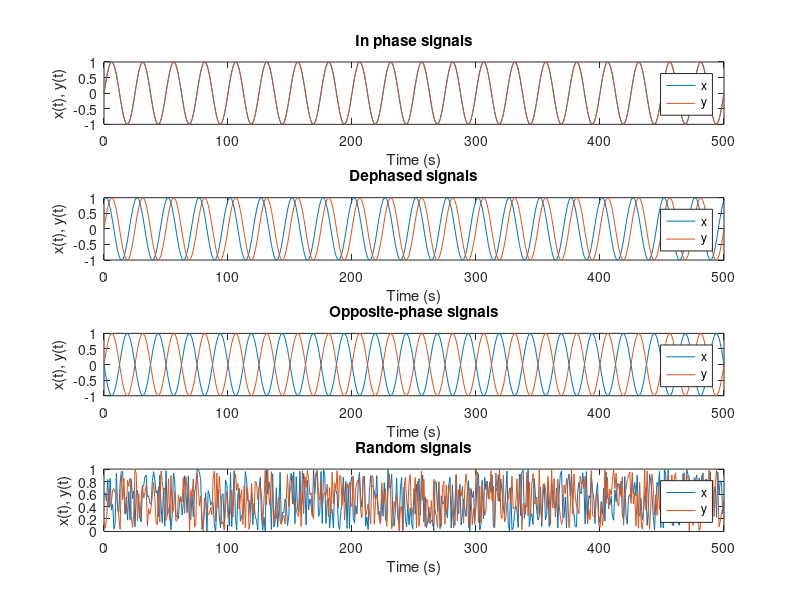

Write MATLAB code to recreate this figure. (Note: this script raises an error after producing the figure.)
clearvars; clc; close all;

%%%%%%%%%%%%%%%%%%%%%%%%%% SAMPLE SIGNALS %%%%%%%%%%%%%%%%%%%%%%%%%%
% Creation of sample signals
n = 250;
f=1/n;
t=0:f:2;

% In phase
x1=sin(2*pi*10*t);
y1=sin(2*pi*10*t);
% Out of phase
x3=sin(2*pi*10*t+20);
y3=sin(2*pi*10*t);
% Opposite phase
x2=sin(-2*pi*10*t);
y2=sin(2*pi*10*t);
% Random
x4=rand(1,501);
y4=rand(1,501);

figure;
times = (0:500);
subplot(411)
plot(times,x1);
hold();
plot(times,y1);
xlabel('Time (s)');
ylabel('x(t), y(t)');
legend('x', 'y')
title('In phase signals');
subplot(412)
plot(times,x3);
hold();
plot(times,y3);
xlabel('Time (s)');
ylabel('x(t), y(t)');
legend('x', 'y')
title('Dephased signals');
subplot(413)
plot(times,x2);
hold();
plot(times,y2);
xlabel('Time (s)');
ylabel('x(t), y(t)');
legend('x', 'y')
title('Opposite-phase signals');
subplot(414)
plot(times,x4);
hold();
plot(times,y4);
xlabel('Time (s)');
ylabel('x(t), y(t)');
legend('x', 'y')
title('Random signals');
set(gcf, 'units','normalized','outerposition',[0 0 1 1])

% Creation of a window containing the sample signals
wind = window(n, 0);
dat = horzcat(x1.',y1.',x2.',y2.',x3.',y3.',x4.',y4.');

%%%%%%%%%%%%%%%%%%%%%%%% CROSS-CORRELATION %%%%%%%%%%%%%%%%%%%%%%%%%
% Computation of the cross-correlation
cross = crossCorrelation();
cross_corr_dat1 = cross.association(wind,dat(:,1),dat(:,2));
cross_corr_dat3 = cross.association(wind,dat(:,5),dat(:,6));
cross_corr_dat2 = cross.association(wind,dat(:,3),dat(:,4));
cross_corr_dat4 = cross.association(wind,dat(:,7),dat(:,8));

lag = -cross.Max_lag:cross.Max_lag;
figure;
subplot(411)
plot(lag, cross_corr_dat1.Value)
ylabel('Cross-correlation'); xlabel('Lag (s)')
title('Cross-correlation of in-phase signals')
subplot(412)
plot(lag, cross_corr_dat3.Value)
ylabel('Cross-correlation'); xlabel('Lag (s)')
title('Cross-correlation of dephased signals')
subplot(413)
plot(lag, cross_corr_dat2.Value)
ylabel('Cross-correlation'); xlabel('Lag (s)')
title('Cross-correlation of opposite-phase signals')
subplot(414)
plot(lag, cross_corr_dat4.Value)
ylabel('Cross-correlation'); xlabel('Lag (s)')
title('Cross-correlation of random signals')
set(gcf, 'units','normalized','outerposition',[0 0 1 1])

% Computation of the Fisher Transform of the cross-correlation
cross_corr_dat1 = cross.FTmeasure(wind,dat(:,1),dat(:,2));
cross_corr_dat3 = cross.FTmeasure(wind,dat(:,5),dat(:,6));
cross_corr_dat2 = cross.FTmeasure(wind,dat(:,3),dat(:,4));
cross_corr_dat4 = cross.FTmeasure(wind,dat(:,7),dat(:,8));

lag = -cross.Max_lag:cross.Max_lag;
figure;
subplot(411)
plot(lag, cross_corr_dat1)
ylabel('Fisher Transform'); xlabel('Lag (s)')
title('Fisher Transform of the cross-correlation for in-phase signals')
subplot(412)
plot(lag, cross_corr_dat3)
ylabel('Fisher Transform'); xlabel('Lag (s)')
title('Fisher Transform of the cross-correlation for dephased signals')
subplot(413)
plot(lag, cross_corr_dat2)
ylabel('Fisher Transform'); xlabel('Lag (s)')
title('Fisher Transform of the cross-correlation for opposite-phase signals')
subplot(414)
plot(lag, cross_corr_dat4)
ylabel('Fisher Transform'); xlabel('Lag (s)')
title('Fisher Transform of the cross-correlation for random signals')
set(gcf, 'units','normalized','outerposition',[0 0 1 1])

%%%%%%%%%%%%%%%%%%% CORRECTED CROSS-CORRELATION %%%%%%%%%%%%%%%%%%%%

% Computation of the corrected cross-correlation
corr = correctedCrossCorrelation();
corr_cross_corr_dat1 = corr.association(wind,dat(:,1),dat(:,2));
corr_cross_corr_dat2 = corr.association(wind,dat(:,3),dat(:,4));
corr_cross_corr_dat3 = corr.association(wind,dat(:,5),dat(:,6));
corr_cross_corr_dat4 = corr.association(wind,dat(:,7),dat(:,8));

lag = 1:cross.Max_lag;
figure;
subplot(411)
plot(lag, corr_cross_corr_dat1.Value)
ylabel('Corected cross-correlation'); xlabel('Lag (s)')
title('Corrected cross-correlation of in-phase signals')
subplot(412)
plot(lag, corr_cross_corr_dat3.Value)
ylabel('Corrected cross-correlation'); xlabel('Lag (s)')
title('Corrected cross-correlation of dephased signals')
subplot(413)
plot(lag, corr_cross_corr_dat2.Value)
ylabel('Corrected cross-correlation'); xlabel('Lag (s)')
title('Corrected cross-correlation of opposite-phase signals')
subplot(414)
plot(lag, corr_cross_corr_dat4.Value)
ylabel('Corrected cross-correlation'); xlabel('Lag (s)')
title('Corrected cross-correlation of random signals')
set(gcf, 'units','normalized','outerposition',[0 0 1 1])